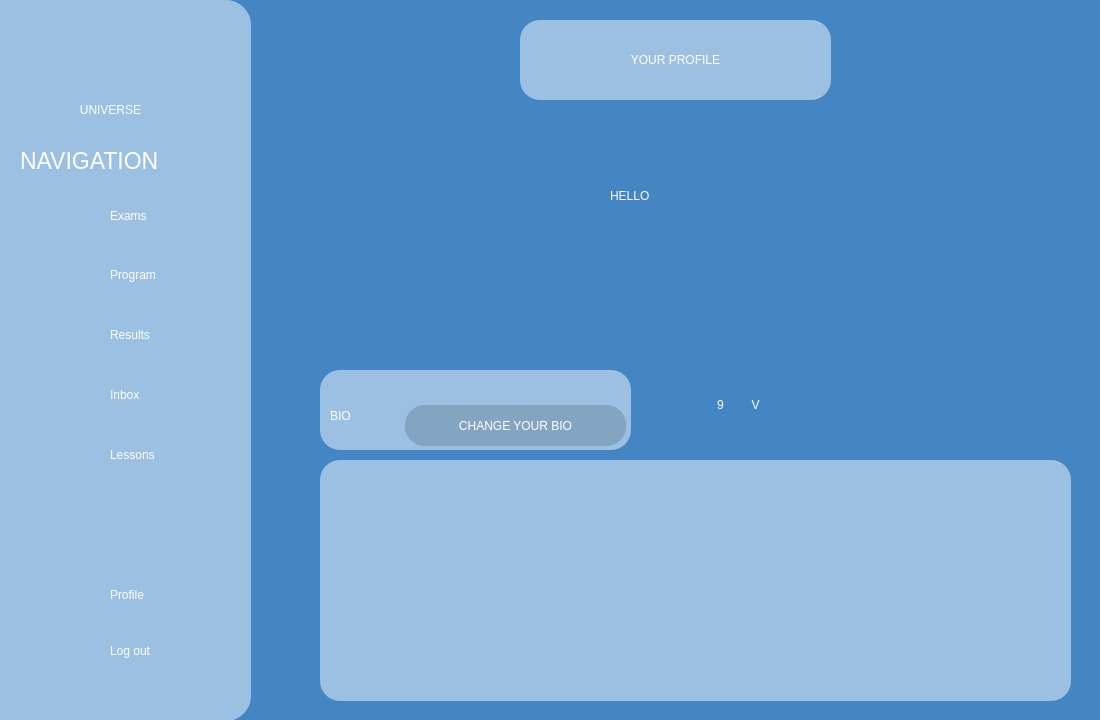
<?xml version="1.0" encoding="UTF-8"?>
<ui version="4.0">
 <class>profile</class>
 <widget class="QWidget" name="profile">
  <property name="geometry">
   <rect>
    <x>0</x>
    <y>0</y>
    <width>1100</width>
    <height>720</height>
   </rect>
  </property>
  <property name="windowTitle">
   <string>Form</string>
  </property>
  <widget class="QLabel" name="backgroundblue_bg">
   <property name="geometry">
    <rect>
     <x>0</x>
     <y>0</y>
     <width>1131</width>
     <height>731</height>
    </rect>
   </property>
   <property name="styleSheet">
    <string notr="true">background-color: #4486c3;</string>
   </property>
   <property name="frameShape">
    <enum>QFrame::Shape::NoFrame</enum>
   </property>
   <property name="frameShadow">
    <enum>QFrame::Shadow::Raised</enum>
   </property>
   <property name="text">
    <string/>
   </property>
   <property name="scaledContents">
    <bool>true</bool>
   </property>
   <property name="wordWrap">
    <bool>false</bool>
   </property>
  </widget>
  <widget class="QFrame" name="You_profile_back">
   <property name="geometry">
    <rect>
     <x>520</x>
     <y>20</y>
     <width>311</width>
     <height>80</height>
    </rect>
   </property>
   <property name="styleSheet">
    <string notr="true">background-color:rgb(155, 192, 226);
border:0px;
border-radius: 20px;</string>
   </property>
   <property name="frameShape">
    <enum>QFrame::Shape::StyledPanel</enum>
   </property>
   <property name="frameShadow">
    <enum>QFrame::Shadow::Raised</enum>
   </property>
   <widget class="QLabel" name="your_profile_text">
    <property name="geometry">
     <rect>
      <x>10</x>
      <y>10</y>
      <width>291</width>
      <height>61</height>
     </rect>
    </property>
    <property name="styleSheet">
     <string notr="true">color:white;
font: 32pt &quot;Aura&quot;;</string>
    </property>
    <property name="text">
     <string>&lt;html&gt;&lt;head/&gt;&lt;body&gt;&lt;p align=&quot;center&quot;&gt;YOUR PROFILE&lt;/p&gt;&lt;/body&gt;&lt;/html&gt;</string>
    </property>
   </widget>
  </widget>
  <widget class="QLabel" name="hello_text">
   <property name="geometry">
    <rect>
     <x>610</x>
     <y>150</y>
     <width>291</width>
     <height>91</height>
    </rect>
   </property>
   <property name="styleSheet">
    <string notr="true">color:white;
font: 50pt &quot;Aura&quot;;
background-color: rgb(68, 134, 195);
border: none;</string>
   </property>
   <property name="text">
    <string>HELLO</string>
   </property>
  </widget>
  <widget class="QLabel" name="name">
   <property name="geometry">
    <rect>
     <x>610</x>
     <y>240</y>
     <width>451</width>
     <height>91</height>
    </rect>
   </property>
   <property name="styleSheet">
    <string notr="true">color:white;
font: 60pt &quot;Aura&quot;;
background-color: rgb(68, 134, 195);
border: none;</string>
   </property>
   <property name="text">
    <string/>
   </property>
  </widget>
  <widget class="QLabel" name="label_2">
   <property name="geometry">
    <rect>
     <x>320</x>
     <y>110</y>
     <width>271</width>
     <height>251</height>
    </rect>
   </property>
   <property name="text">
    <string/>
   </property>
   <property name="pixmap">
    <pixmap resource="../resources.qrc">:/assets/images/profile_picture.png</pixmap>
   </property>
   <property name="scaledContents">
    <bool>true</bool>
   </property>
  </widget>
  <widget class="QFrame" name="bio_background">
   <property name="geometry">
    <rect>
     <x>320</x>
     <y>370</y>
     <width>311</width>
     <height>80</height>
    </rect>
   </property>
   <property name="styleSheet">
    <string notr="true">background-color:rgb(155, 192, 226);
border:0px;
border-radius: 20px;</string>
   </property>
   <property name="frameShape">
    <enum>QFrame::Shape::StyledPanel</enum>
   </property>
   <property name="frameShadow">
    <enum>QFrame::Shadow::Raised</enum>
   </property>
   <widget class="QLabel" name="bio">
    <property name="geometry">
     <rect>
      <x>10</x>
      <y>15</y>
      <width>71</width>
      <height>61</height>
     </rect>
    </property>
    <property name="styleSheet">
     <string notr="true">color:white;
font: 31pt &quot;Aura&quot;;</string>
    </property>
    <property name="text">
     <string>BIO</string>
    </property>
   </widget>
   <widget class="QFrame" name="change_bio_background">
    <property name="geometry">
     <rect>
      <x>85</x>
      <y>35</y>
      <width>221</width>
      <height>41</height>
     </rect>
    </property>
    <property name="styleSheet">
     <string notr="true">background-color: rgb(132, 165, 193);
border:0px;
border-radius: 20px;</string>
    </property>
    <property name="frameShape">
     <enum>QFrame::Shape::StyledPanel</enum>
    </property>
    <property name="frameShadow">
     <enum>QFrame::Shadow::Raised</enum>
    </property>
    <widget class="QPushButton" name="change_bio">
     <property name="geometry">
      <rect>
       <x>0</x>
       <y>0</y>
       <width>221</width>
       <height>41</height>
      </rect>
     </property>
     <property name="styleSheet">
      <string notr="true">color:white;
font: 16pt &quot;Aura&quot;;
</string>
     </property>
     <property name="text">
      <string>CHANGE YOUR BIO</string>
     </property>
    </widget>
   </widget>
   <zorder>change_bio_background</zorder>
   <zorder>bio</zorder>
  </widget>
  <widget class="QFrame" name="enter_bio">
   <property name="geometry">
    <rect>
     <x>320</x>
     <y>460</y>
     <width>751</width>
     <height>241</height>
    </rect>
   </property>
   <property name="styleSheet">
    <string notr="true">background-color:rgb(155, 192, 226);
border:0px;
border-radius: 20px;</string>
   </property>
   <property name="frameShape">
    <enum>QFrame::Shape::StyledPanel</enum>
   </property>
   <property name="frameShadow">
    <enum>QFrame::Shadow::Raised</enum>
   </property>
   <widget class="QTextEdit" name="textEdit">
    <property name="geometry">
     <rect>
      <x>10</x>
      <y>10</y>
      <width>731</width>
      <height>231</height>
     </rect>
    </property>
    <property name="styleSheet">
     <string notr="true">color:rgb(255, 255, 255);
font: 32pt &quot;Aura&quot;;</string>
    </property>
    <property name="html">
     <string>&lt;!DOCTYPE HTML PUBLIC &quot;-//W3C//DTD HTML 4.0//EN&quot; &quot;http://www.w3.org/TR/REC-html40/strict.dtd&quot;&gt;
&lt;html&gt;&lt;head&gt;&lt;meta name=&quot;qrichtext&quot; content=&quot;1&quot; /&gt;&lt;meta charset=&quot;utf-8&quot; /&gt;&lt;style type=&quot;text/css&quot;&gt;
p, li { white-space: pre-wrap; }
hr { height: 1px; border-width: 0; }
li.unchecked::marker { content: &quot;\2610&quot;; }
li.checked::marker { content: &quot;\2612&quot;; }
&lt;/style&gt;&lt;/head&gt;&lt;body style=&quot; font-family:'Aura'; font-size:32pt; font-weight:400; font-style:normal;&quot;&gt;
&lt;p style=&quot;-qt-paragraph-type:empty; margin-top:0px; margin-bottom:0px; margin-left:0px; margin-right:0px; -qt-block-indent:0; text-indent:0px;&quot;&gt;&lt;br /&gt;&lt;/p&gt;&lt;/body&gt;&lt;/html&gt;</string>
    </property>
   </widget>
  </widget>
  <widget class="QFrame" name="frame_2">
   <property name="geometry">
    <rect>
     <x>0</x>
     <y>0</y>
     <width>251</width>
     <height>721</height>
    </rect>
   </property>
   <property name="styleSheet">
    <string notr="true">background-color:rgb(155, 192, 226);
border:0px;
border-top-right-radius: 25px;
border-bottom-right-radius: 25px;</string>
   </property>
   <property name="frameShape">
    <enum>QFrame::Shape::StyledPanel</enum>
   </property>
   <property name="frameShadow">
    <enum>QFrame::Shadow::Raised</enum>
   </property>
   <widget class="QLabel" name="exams_Icon">
    <property name="geometry">
     <rect>
      <x>50</x>
      <y>190</y>
      <width>51</width>
      <height>51</height>
     </rect>
    </property>
    <property name="text">
     <string/>
    </property>
    <property name="pixmap">
     <pixmap>../assets/images/exams_icon.png</pixmap>
    </property>
    <property name="scaledContents">
     <bool>true</bool>
    </property>
   </widget>
   <widget class="QLabel" name="program_Icon">
    <property name="geometry">
     <rect>
      <x>50</x>
      <y>250</y>
      <width>51</width>
      <height>51</height>
     </rect>
    </property>
    <property name="text">
     <string/>
    </property>
    <property name="pixmap">
     <pixmap>../assets/images/program_icon.png</pixmap>
    </property>
    <property name="scaledContents">
     <bool>true</bool>
    </property>
   </widget>
   <widget class="QLabel" name="results_Icon">
    <property name="geometry">
     <rect>
      <x>50</x>
      <y>310</y>
      <width>51</width>
      <height>51</height>
     </rect>
    </property>
    <property name="text">
     <string/>
    </property>
    <property name="pixmap">
     <pixmap>../assets/images/results_icon.png</pixmap>
    </property>
    <property name="scaledContents">
     <bool>true</bool>
    </property>
   </widget>
   <widget class="QLabel" name="inbox_Icon">
    <property name="geometry">
     <rect>
      <x>50</x>
      <y>370</y>
      <width>51</width>
      <height>51</height>
     </rect>
    </property>
    <property name="text">
     <string/>
    </property>
    <property name="pixmap">
     <pixmap>../assets/images/inbox_icon.png</pixmap>
    </property>
    <property name="scaledContents">
     <bool>true</bool>
    </property>
   </widget>
   <widget class="QLabel" name="profile_Icon">
    <property name="geometry">
     <rect>
      <x>50</x>
      <y>570</y>
      <width>51</width>
      <height>51</height>
     </rect>
    </property>
    <property name="text">
     <string/>
    </property>
    <property name="pixmap">
     <pixmap>../assets/images/profile.icon.png</pixmap>
    </property>
    <property name="scaledContents">
     <bool>true</bool>
    </property>
   </widget>
   <widget class="QLabel" name="logout_Icon">
    <property name="geometry">
     <rect>
      <x>53</x>
      <y>630</y>
      <width>51</width>
      <height>51</height>
     </rect>
    </property>
    <property name="text">
     <string/>
    </property>
    <property name="pixmap">
     <pixmap resource="../resources.qrc">:/assets/images/log_out_icon.png</pixmap>
    </property>
    <property name="scaledContents">
     <bool>true</bool>
    </property>
   </widget>
   <widget class="QPushButton" name="logoutButton">
    <property name="geometry">
     <rect>
      <x>110</x>
      <y>620</y>
      <width>101</width>
      <height>61</height>
     </rect>
    </property>
    <property name="styleSheet">
     <string notr="true">font: 15pt &quot;Allerta&quot;;
color:white;
text-align:left;</string>
    </property>
    <property name="text">
     <string>Log out</string>
    </property>
   </widget>
   <widget class="QPushButton" name="examsButton">
    <property name="geometry">
     <rect>
      <x>110</x>
      <y>195</y>
      <width>71</width>
      <height>41</height>
     </rect>
    </property>
    <property name="styleSheet">
     <string notr="true">font: 15pt &quot;Allerta&quot;;
color:white;
text-align:left;</string>
    </property>
    <property name="text">
     <string>Exams</string>
    </property>
   </widget>
   <widget class="QPushButton" name="programButton">
    <property name="geometry">
     <rect>
      <x>110</x>
      <y>260</y>
      <width>111</width>
      <height>29</height>
     </rect>
    </property>
    <property name="whatsThis">
     <string>&lt;html&gt;&lt;head/&gt;&lt;body&gt;&lt;p&gt;sadas&lt;/p&gt;&lt;/body&gt;&lt;/html&gt;</string>
    </property>
    <property name="styleSheet">
     <string notr="true">font: 15pt &quot;Allerta&quot;;
color:white;
text-align:left;</string>
    </property>
    <property name="text">
     <string>Program</string>
    </property>
   </widget>
   <widget class="QPushButton" name="resultsButton">
    <property name="geometry">
     <rect>
      <x>110</x>
      <y>320</y>
      <width>91</width>
      <height>29</height>
     </rect>
    </property>
    <property name="styleSheet">
     <string notr="true">font: 15pt &quot;Allerta&quot;;
color:white;
text-align:left;</string>
    </property>
    <property name="text">
     <string>Results</string>
    </property>
   </widget>
   <widget class="QPushButton" name="inboxButton">
    <property name="geometry">
     <rect>
      <x>110</x>
      <y>380</y>
      <width>71</width>
      <height>29</height>
     </rect>
    </property>
    <property name="styleSheet">
     <string notr="true">font: 15pt &quot;Allerta&quot;;
color:white;
text-align:left;</string>
    </property>
    <property name="text">
     <string>Inbox</string>
    </property>
   </widget>
   <widget class="QPushButton" name="profileButton">
    <property name="geometry">
     <rect>
      <x>110</x>
      <y>580</y>
      <width>86</width>
      <height>29</height>
     </rect>
    </property>
    <property name="styleSheet">
     <string notr="true">font: 15pt &quot;Allerta&quot;;
color:white;
text-align:left;</string>
    </property>
    <property name="text">
     <string>Profile</string>
    </property>
   </widget>
   <widget class="QLabel" name="navigationLabel">
    <property name="geometry">
     <rect>
      <x>20</x>
      <y>130</y>
      <width>231</width>
      <height>61</height>
     </rect>
    </property>
    <property name="styleSheet">
     <string notr="true">font: 17pt;
color:white;</string>
    </property>
    <property name="text">
     <string>NAVIGATION</string>
    </property>
   </widget>
   <widget class="QLabel" name="logoIcon">
    <property name="geometry">
     <rect>
      <x>45</x>
      <y>-10</y>
      <width>141</width>
      <height>141</height>
     </rect>
    </property>
    <property name="text">
     <string/>
    </property>
    <property name="pixmap">
     <pixmap resource="../resources.qrc">:/assets/images/Logo1.png</pixmap>
    </property>
    <property name="scaledContents">
     <bool>true</bool>
    </property>
   </widget>
   <widget class="QLabel" name="label">
    <property name="geometry">
     <rect>
      <x>60</x>
      <y>100</y>
      <width>101</width>
      <height>20</height>
     </rect>
    </property>
    <property name="styleSheet">
     <string notr="true">color:white;
font: 600 12pt &quot;Crimson Text Semibold&quot;;</string>
    </property>
    <property name="text">
     <string>&lt;html&gt;&lt;head/&gt;&lt;body&gt;&lt;p align=&quot;center&quot;&gt;UNIVERSE&lt;/p&gt;&lt;/body&gt;&lt;/html&gt;</string>
    </property>
   </widget>
   <widget class="QPushButton" name="lessonsButton">
    <property name="geometry">
     <rect>
      <x>110</x>
      <y>440</y>
      <width>101</width>
      <height>29</height>
     </rect>
    </property>
    <property name="styleSheet">
     <string notr="true">font: 15pt &quot;Allerta&quot;;
color:white;
text-align:left;</string>
    </property>
    <property name="text">
     <string>Lessons</string>
    </property>
   </widget>
   <widget class="QLabel" name="lessons_Icon">
    <property name="geometry">
     <rect>
      <x>50</x>
      <y>430</y>
      <width>51</width>
      <height>51</height>
     </rect>
    </property>
    <property name="text">
     <string/>
    </property>
    <property name="pixmap">
     <pixmap resource="../resources.qrc">:/assets/images/lessons_icon.png</pixmap>
    </property>
    <property name="scaledContents">
     <bool>true</bool>
    </property>
   </widget>
  </widget>
  <widget class="QLabel" name="grade">
   <property name="geometry">
    <rect>
     <x>690</x>
     <y>370</y>
     <width>61</width>
     <height>71</height>
    </rect>
   </property>
   <property name="styleSheet">
    <string notr="true">color:white;
font: 55pt &quot;Aura&quot;;</string>
   </property>
   <property name="text">
    <string>&lt;html&gt;&lt;head/&gt;&lt;body&gt;&lt;p align=&quot;center&quot;&gt;9&lt;/p&gt;&lt;/body&gt;&lt;/html&gt;</string>
   </property>
  </widget>
  <widget class="QLabel" name="gradeClass">
   <property name="geometry">
    <rect>
     <x>730</x>
     <y>370</y>
     <width>51</width>
     <height>71</height>
    </rect>
   </property>
   <property name="styleSheet">
    <string notr="true">color:white;
font: 55pt &quot;Aura&quot;;</string>
   </property>
   <property name="text">
    <string>&lt;html&gt;&lt;head/&gt;&lt;body&gt;&lt;p align=&quot;center&quot;&gt;V&lt;/p&gt;&lt;/body&gt;&lt;/html&gt;</string>
   </property>
  </widget>
 </widget>
 <resources>
  <include location="../resources.qrc"/>
 </resources>
 <connections/>
</ui>
